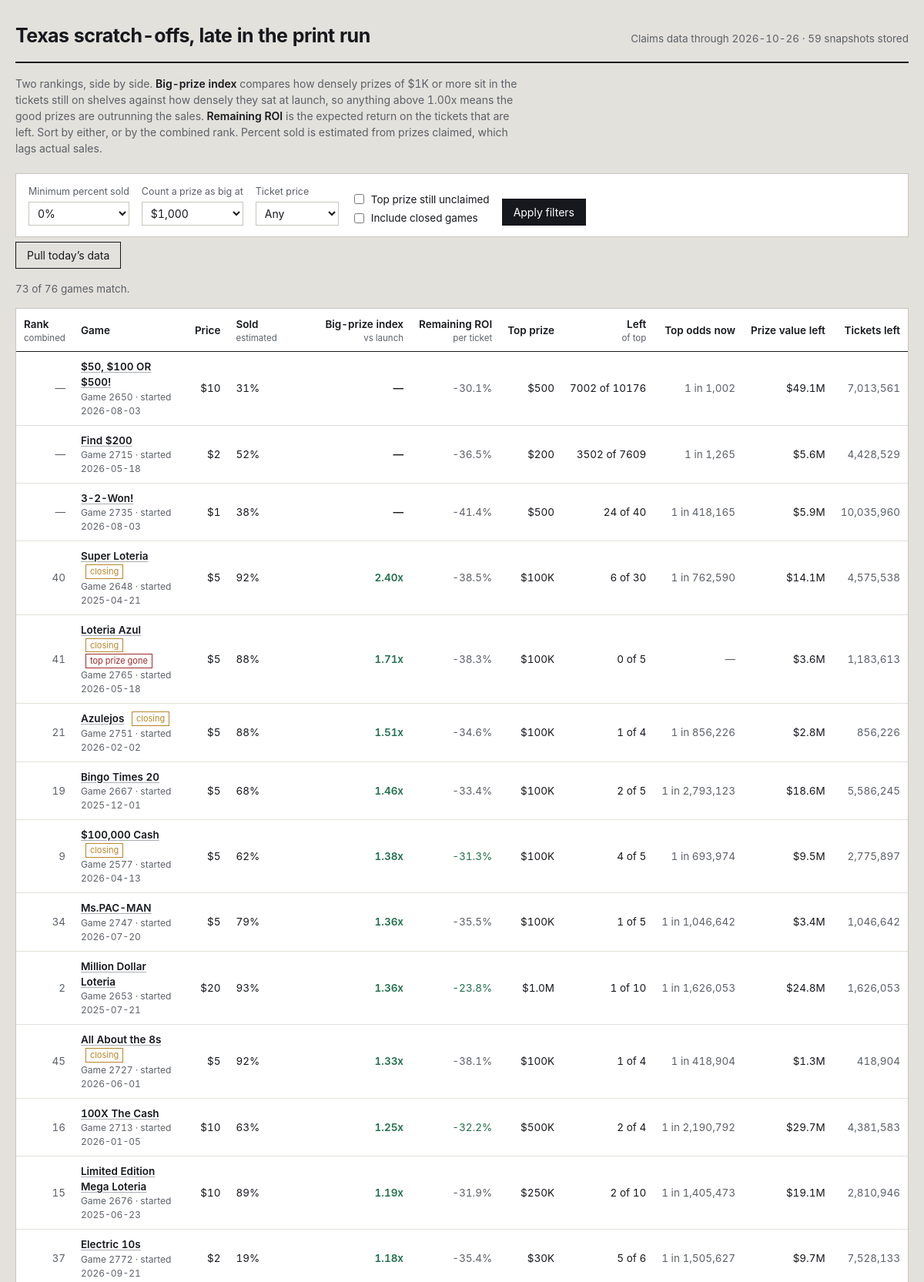
The page /?sort=big (upper part) on the database its author committed.
### tables this page shows
CREATE TABLE games (
    game_number   INTEGER PRIMARY KEY,
    game_name     TEXT,
    ticket_price  REAL,
    start_date    TEXT,
    close_date    TEXT,
    total_tickets INTEGER,
    overall_odds  REAL,
    details_url   TEXT,
    closing_soon  INTEGER DEFAULT 0,
    active        INTEGER DEFAULT 1,
    first_seen    TEXT,
    last_seen     TEXT
);

### app.py (the view)
@app.route("/")
def index():
    conn = db.connect()
    db.init(conn)
    latest = db.latest_snapshot_date(conn)
    if not latest:
        conn.close()
        return render_template("empty.html", running=_refresh_state["running"])
    big_threshold = float(request.args.get("big", 1000))
    min_sold = float(request.args.get("min_sold", 0)) / 100.0
    price_filter = request.args.get("price", "")
    include_closed = request.args.get("closed") == "1"
    sort_key = request.args.get("sort", "combined")
    only_top = request.args.get("top_left") == "1"
    rows = _snapshot_rows(conn, latest, big_threshold)
    games = db.load_games(conn)
    shown = []
    for r in rows:
        g = games.get(r["game_number"], {})
        if not include_closed and not g.get("active", 1):
            continue
        if r["pct_sold"] < min_sold:
            continue
        if price_filter and float(price_filter) != r["price"]:
            continue
        if only_top and not r["top_left"]:
            continue
        shown.append(r)
    col, desc = SORTS.get(sort_key, SORTS["combined"])
    shown.sort(key=lambda r: (r.get(col) is None, r.get(col) if r.get(col) is not None else 0),
               reverse=desc)
    if not desc:
        shown = [r for r in shown if r.get(col) is not None] + \
                [r for r in shown if r.get(col) is None]
    prices = sorted({r["price"] for r in rows if r["price"]})
    history_dates = db.snapshot_dates(conn)
    conn.close()
    return render_template(
        "index.html",
        rows=shown,
        total=len(rows),
        snapshot_date=latest,
        snapshot_count=len(history_dates),
        big_threshold=int(big_threshold),
        min_sold=int(min_sold * 100),
        price_filter=price_filter,
        include_closed=include_closed,
        only_top=only_top,
        sort_key=sort_key,
        prices=prices,
        running=_refresh_state["running"],
    )

### app.py (called while the page is built)
def _snapshot_rows(conn, snapshot_date, big_threshold):
    games = db.load_games(conn)
    snap = db.load_snapshot(conn, snapshot_date)
    return metrics.rank_all(games, snap, big_threshold)

@app.template_filter("pct")
def fmt_pct(v, digits=1):
    return "—" if v is None else f"{v * 100:.{digits}f}%"

@app.template_filter("money")
def fmt_money(v):
    if v is None:
        return "—"
    if v >= 1_000_000:
        return f"${v / 1_000_000:.1f}M"
    if v >= 1_000:
        return f"${v / 1_000:,.0f}K"
    return f"${v:,.0f}"

@app.template_filter("num")
def fmt_num(v):
    return "—" if v is None else f"{v:,.0f}"

@app.template_filter("factor")
def fmt_factor(v):
    return "—" if v is None else f"{v:.2f}x"

@app.template_filter("odds")
def fmt_odds(v):
    return "—" if v is None else f"1 in {v:,.0f}"

### db.py (called while the page is built)
def connect(path=None):
    conn = sqlite3.connect(path or DB_PATH)
    conn.row_factory = sqlite3.Row
    conn.execute("PRAGMA foreign_keys = ON")
    return conn

def init(conn):
    conn.executescript(SCHEMA)
    conn.commit()

def latest_snapshot_date(conn):
    row = conn.execute("SELECT MAX(snapshot_date) AS d FROM prize_snapshots").fetchone()
    return row["d"] if row else None

def snapshot_dates(conn, game_number=None):
    if game_number is None:
        q = "SELECT DISTINCT snapshot_date FROM prize_snapshots ORDER BY snapshot_date"
        return [r[0] for r in conn.execute(q)]
    q = "SELECT DISTINCT snapshot_date FROM prize_snapshots WHERE game_number = ? ORDER BY snapshot_date"
    return [r[0] for r in conn.execute(q, (game_number,))]

def load_snapshot(conn, snapshot_date):
    out = {}
    q = """SELECT game_number, prize_level, total_prizes, prizes_claimed
           FROM prize_snapshots WHERE snapshot_date = ?"""
    for r in conn.execute(q, (snapshot_date,)):
        g = out.setdefault(r["game_number"], {"total": None, "levels": {}})
        if r["prize_level"] < 0:
            g["total"] = (r["total_prizes"], r["prizes_claimed"])
        else:
            g["levels"][r["prize_level"]] = (r["total_prizes"], r["prizes_claimed"])
    return out

def load_games(conn):
    return {r["game_number"]: dict(r) for r in conn.execute("SELECT * FROM games")}

### metrics.py (called while the page is built)
def _safe_div(a, b):
    return a / b if b else None

### templates/index.html (shortened to what this page needs)
{% extends "base.html" %}
{% macro sortlink(key, label, hint='') %}
  {% set q = request.args.to_dict() %}
  {% set _ = q.update({'sort': key}) %}
  <a href="{{ url_for('index', **q) }}">{{ label }}</a>
  {% if hint %}<span class="hint">{{ hint }}</span>{% endif %}
{% endmacro %}
{% block body %}
<header class="masthead">
  <h1>Texas scratch-offs, late in the print run</h1>
  <div class="meta">
    Claims data through {{ snapshot_date }} · {{ snapshot_count }} snapshot{{ '' if snapshot_count == 1 else 's' }} stored
  </div>
</header>
<p class="primer">
  Two rankings, side by side. <strong>Big-prize index</strong> compares how densely prizes of
  {{ big_threshold | money }} or more sit in the tickets still on shelves against how densely they
  sat at launch, so anything above 1.00x means the good prizes are outrunning the sales.
  <strong>Remaining ROI</strong> is the expected return on the tickets that are left. Sort by either,
  or by the combined rank. Percent sold is estimated from prizes claimed, which lags actual sales.
</p>
<form class="controls" method="get" action="{{ url_for('index') }}">
  <div class="field">
    <label for="min_sold">Minimum percent sold</label>
    <select id="min_sold" name="min_sold">
      {% for v in [0, 25, 50, 60, 70, 80, 90] %}
        <option value="{{ v }}" {{ 'selected' if min_sold == v }}>{{ v }}%</option>
      {% endfor %}
    </select>
  </div>
  <div class="field">
    <label for="big">Count a prize as big at</label>
    <select id="big" name="big">
      {% for v in [100, 500, 1000, 5000, 10000, 50000, 100000] %}
        <option value="{{ v }}" {{ 'selected' if big_threshold == v }}>${{ '{:,}'.format(v) }}</option>
      {% endfor %}
    </select>
  </div>
  <div class="field">
    <label for="price">Ticket price</label>
    <select id="price" name="price">
      <option value="">Any</option>
    </select>
  </div>
  <div class="checks">
    <label><input type="checkbox" name="top_left" value="1" {{ 'checked' if only_top }}> Top prize still unclaimed</label>
    <label><input type="checkbox" name="closed" value="1" {{ 'checked' if include_closed }}> Include closed games</label>
  </div>
  <button type="submit">Apply filters</button>
</form>
<form method="post" action="{{ url_for('do_refresh') }}" style="margin-bottom:16px">
  <button class="ghost" type="submit" {{ 'disabled' if running }}>
    {{ 'Pulling new data…' if running else 'Pull today’s data' }}
  </button>
</form>
<p class="count">{{ rows | length }} of {{ total }} games match.</p>
<div class="scroll">
<table>
  <thead>
    <tr>
      <th class="left">{{ sortlink('combined', 'Rank', 'combined') }}</th>
      <th class="left">Game</th>
      <th>{{ sortlink('price', 'Price') }}</th>
      <th class="left">{{ sortlink('sold', 'Sold', 'estimated') }}</th>
      <th>{{ sortlink('big', 'Big-prize index', 'vs launch') }}</th>
      <th>{{ sortlink('ev', 'Remaining ROI', 'per ticket') }}</th>
      <th>{{ sortlink('top_prize', 'Top prize') }}</th>
      <th>{{ sortlink('top_left', 'Left', 'of top') }}</th>
      <th>Top odds now</th>
      <th>{{ sortlink('value_left', 'Prize value left') }}</th>
      <th>Tickets left</th>
    </tr>
  </thead>
  <tbody>
  {% for r in rows %}
    <tr>
      <td class="rank">{{ r.rank_overall or '—' }}</td>
      <td class="left">
        <a class="name" href="{{ url_for('game_detail', game_number=r.game_number, big=big_threshold) }}">{{ r.game_name }}</a>
        {% if r.closing_soon %}<span class="tag">closing</span>{% endif %}
        {% if r.top_left == 0 %}<span class="tag out">top prize gone</span>{% endif %}
        <span class="sub">Game {{ r.game_number }}{% if r.start_date %} · started {{ r.start_date }}{% endif %}</span>
      </td>
      <td>${{ r.price | int }}</td>
      <td class="left sold {{ 'deep' if r.pct_sold >= 0.75 }}">
        {{ r.pct_sold | pct(0) }}
      </td>
      <td class="strong {{ 'pos' if r.big_index and r.big_index > 1.05 else ('neg' if r.big_index and r.big_index < 0.95 else '') }}">
        {{ r.big_index | factor }}
      </td>
      <td class="{{ 'pos' if r.roi_now and r.roi_now > (r.roi_start or -1) else 'dim' }}">
        {{ r.roi_now | pct }}
      </td>
      <td>{{ r.top_prize | money }}</td>
      <td>{{ r.top_left }} of {{ r.top_printed }}</td>
      <td class="dim">{{ r.top_odds_now | odds }}</td>
      <td>{{ r.value_left | money }}</td>
      <td class="dim">{{ r.tickets_left | num }}</td>
    </tr>
  {% else %}
    <tr><td colspan="11" class="left dim" style="padding:22px">No games match these filters. Loosen the minimum percent sold or clear the price filter.</td></tr>
  {% endfor %}
  </tbody>
</table>
</div>
{% endblock %}

### static/style.css (style rules this page uses)
:root { --paper: #e3e1dc; --card: #ffffff; --ink: #16181d; --ink-soft: #5c6068; --rule: #c8c5be; --rule-soft: #e2e0da; --latex: #a9adb2; --good: #1f6f4a; --bad: #9b2c2c; --foil: #b8862b; --focus: #2d5bb9; }
* { box-sizing: border-box; }
html { -webkit-text-size-adjust: 100%; }
body { margin: 0; background: var(--paper); color: var(--ink); font-family: "Inter", "Segoe UI", -apple-system, BlinkMacSystemFont, Roboto, Helvetica, Arial, sans-serif; font-size: 15px; line-height: 1.5; font-variant-numeric: tabular-nums; }
a { color: var(--ink); text-decoration-color: var(--latex); text-underline-offset: 2px; }
.masthead { display: flex; flex-wrap: wrap; align-items: baseline; gap: 8px 20px; padding-bottom: 14px; border-bottom: 2px solid var(--ink); }
.masthead h1 { margin: 0; font-size: 25px; font-weight: 650; letter-spacing: -0.02em; }
.masthead .meta { color: var(--ink-soft); font-size: 13.5px; margin-left: auto; }
.primer { margin: 16px 0 22px; max-width: 74ch; color: var(--ink-soft); font-size: 14px; }
.primer strong { color: var(--ink); font-weight: 600; }
.controls { display: flex; flex-wrap: wrap; align-items: flex-end; gap: 16px; padding: 14px 16px; background: var(--card); border: 1px solid var(--rule); margin-bottom: 6px; }
.field { display: flex; flex-direction: column; gap: 4px; }
.field label { font-size: 12.5px; color: var(--ink-soft); }
.field select, .field input[type="number"] { font: inherit; font-size: 14px; padding: 5px 7px; border: 1px solid var(--rule); background: #fff; color: var(--ink); min-width: 108px; }
.checks { display: flex; flex-direction: column; gap: 4px; font-size: 13.5px; }
.checks label { display: flex; align-items: center; gap: 6px; }
button, .btn { font: inherit; font-size: 14px; padding: 6px 14px; border: 1px solid var(--ink); background: var(--ink); color: #fff; cursor: pointer; }
button.ghost { background: transparent; color: var(--ink); }
.count { font-size: 13.5px; color: var(--ink-soft); margin: 0 0 14px; }
.scroll { overflow-x: auto; background: var(--card); border: 1px solid var(--rule); }
table { border-collapse: collapse; width: 100%; font-size: 13.5px; }
thead th { position: sticky; top: 0; background: var(--card); text-align: right; font-weight: 600; padding: 10px 10px 8px; border-bottom: 1.5px solid var(--ink); white-space: nowrap; z-index: 2; }
thead th:first-child, thead th.left { text-align: left; }
thead th a { text-decoration: none; }
thead th .hint { display: block; font-weight: 400; font-size: 11.5px; color: var(--ink-soft); }
tbody td { padding: 9px 10px; border-bottom: 1px solid var(--rule-soft); text-align: right; white-space: nowrap; }
tbody td.left { text-align: left; white-space: normal; }
.rank { color: var(--ink-soft); width: 42px; }
.name { font-weight: 560; }
.sub { display: block; font-size: 12px; color: var(--ink-soft); font-weight: 400; }
.tag { display: inline-block; font-size: 11px; padding: 0 5px; border: 1px solid var(--foil); color: var(--foil); margin-left: 6px; vertical-align: 1px; }
.tag.out { border-color: var(--bad); color: var(--bad); }
.sold { min-width: 116px; }
.pos { color: var(--good); }
.dim { color: var(--ink-soft); }
.strong { font-weight: 620; }

### rows shown on the page
games: rank_overall "—", game_name "$50, $100 OR $500!", game_number "2650", start_date "2026-08-03", price "10", pct_sold|pct "31%", big_index|factor "—", roi_now|pct "-30.1%", top_prize "$500", top_left "7002", top_printed "10176", top_odds_now|odds "1 in 1,002", value_left "$49.1M", tickets_left|num "7,013,561"
games: rank_overall "—", game_name "Find $200", game_number "2715", start_date "2026-05-18", price "2", pct_sold|pct "52%", big_index|factor "—", roi_now|pct "-36.5%", top_prize "$200", top_left "3502", top_printed "7609", top_odds_now|odds "1 in 1,265", value_left "$5.6M", tickets_left|num "4,428,529"
games: rank_overall "—", game_name "3-2-Won!", game_number "2735", start_date "2026-08-03", price "1", pct_sold|pct "38%", big_index|factor "—", roi_now|pct "-41.4%", top_prize "$500", top_left "24", top_printed "40", top_odds_now|odds "1 in 418,165", value_left "$5.9M", tickets_left|num "10,035,960"
games: rank_overall "40", game_name "Super Loteria", closing_soon "closing", game_number "2648", start_date "2025-04-21", price "5", pct_sold|pct "92%", big_index|factor "2.40x", roi_now|pct "-38.5%", top_prize "$100K", top_left "6", top_printed "30", top_odds_now|odds "1 in 762,590", value_left "$14.1M", tickets_left|num "4,575,538"
games: rank_overall "41", game_name "Loteria Azul", closing_soon "closing", shows "top prize gone", game_number "2765", start_date "2026-05-18", price "5", pct_sold|pct "88%", big_index|factor "1.71x", roi_now|pct "-38.3%", top_prize "$100K", top_left "0", top_printed "5", top_odds_now|odds "—", value_left "$3.6M", tickets_left|num "1,183,613"
games: rank_overall "21", game_name "Azulejos", closing_soon "closing", game_number "2751", start_date "2026-02-02", price "5", pct_sold|pct "88%", big_index|factor "1.51x", roi_now|pct "-34.6%", top_prize "$100K", top_left "1", top_printed "4", top_odds_now|odds "1 in 856,226", value_left "$2.8M", tickets_left|num "856,226"
games: rank_overall "19", game_name "Bingo Times 20", game_number "2667", start_date "2025-12-01", price "5", pct_sold|pct "68%", big_index|factor "1.46x", roi_now|pct "-33.4%", top_prize "$100K", top_left "2", top_printed "5", top_odds_now|odds "1 in 2,793,123", value_left "$18.6M", tickets_left|num "5,586,245"
games: rank_overall "9", game_name "$100,000 Cash", closing_soon "closing", game_number "2577", start_date "2026-04-13", price "5", pct_sold|pct "62%", big_index|factor "1.38x", roi_now|pct "-31.3%", top_prize "$100K", top_left "4", top_printed "5", top_odds_now|odds "1 in 693,974", value_left "$9.5M", tickets_left|num "2,775,897"
games: rank_overall "34", game_name "Ms.PAC-MAN", game_number "2747", start_date "2026-07-20", price "5", pct_sold|pct "79%", big_index|factor "1.36x", roi_now|pct "-35.5%", top_prize "$100K", top_left "1", top_printed "5", top_odds_now|odds "1 in 1,046,642", value_left "$3.4M", tickets_left|num "1,046,642"
games: rank_overall "2", game_name "Million Dollar Loteria", game_number "2653", start_date "2025-07-21", price "20", pct_sold|pct "93%", big_index|factor "1.36x", roi_now|pct "-23.8%", top_prize "$1.0M", top_left "1", top_printed "10", top_odds_now|odds "1 in 1,626,053", value_left "$24.8M", tickets_left|num "1,626,053"
games: rank_overall "45", game_name "All About the 8s", closing_soon "closing", game_number "2727", start_date "2026-06-01", price "5", pct_sold|pct "92%", big_index|factor "1.33x", roi_now|pct "-38.1%", top_prize "$100K", top_left "1", top_printed "4", top_odds_now|odds "1 in 418,904", value_left "$1.3M", tickets_left|num "418,904"
games: rank_overall "16", game_name "100X The Cash", game_number "2713", start_date "2026-01-05", price "10", pct_sold|pct "63%", big_index|factor "1.25x", roi_now|pct "-32.2%", top_prize "$500K", top_left "2", top_printed "4", top_odds_now|odds "1 in 2,190,792", value_left "$29.7M", tickets_left|num "4,381,583"
games: rank_overall "15", game_name "Limited Edition Mega Loteria", game_number "2676", start_date "2025-06-23", price "10", pct_sold|pct "89%", big_index|factor "1.19x", roi_now|pct "-31.9%", top_prize "$250K", top_left "2", top_printed "10", top_odds_now|odds "1 in 1,405,473", value_left "$19.1M", tickets_left|num "2,810,946"
games: rank_overall "37", game_name "Electric 10s", game_number "2772", start_date "2026-09-21", price "2", pct_sold|pct "19%", big_index|factor "1.18x", roi_now|pct "-35.4%", top_prize "$30K", top_left "5", top_printed "6", top_odds_now|odds "1 in 1,505,627", value_left "$9.7M", tickets_left|num "7,528,133"

### other values the page prints
{{ snapshot_date }} "2026-10-26"
{{ snapshot_count }} "59"
{{ '' if snapshot_count == 1 else 's' }} "s"
{{ big_threshold | money }} "$1K"
{{ 'Pulling new data…' if running else 'Pull today’s data' }} "Pull today’s data"
{{ rows | length }} "73"
{{ total }} "76"
{{ label }} "Rank Price Sold Big-prize index Remaining ROI Top prize Left Prize value left"
{{ hint }} "combined estimated vs launch per ticket of top"
form field min_sold "0%"
